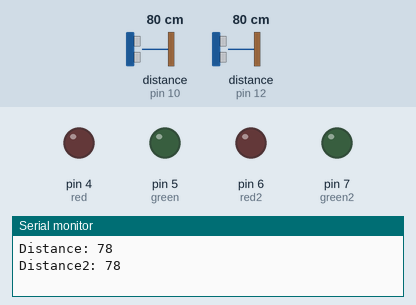
Simulated run of this sketch. Board: Arduino Uno, built with avr-gcc and run on an emulated ATmega328P. On the bench: output pins drawn as LEDs (lit = HIGH), the last lines printed to the serial monitor. Wiring (inferred from the names in the program): 2 × ultrasonic range finder: trigger pin 9, echo pin 10 / trigger pin 11, echo pin 12. The inputs (shaded band) are chosen by the test bench; at power-on: distance to the obstacle (sensors on pin 10, pin 12) 80 cm. The echo pulse lasts 58.3 µs per cm; pins used as bus, display or sensor lines are not drawn.

Above: at 0.1 s.
At 1.3 s:
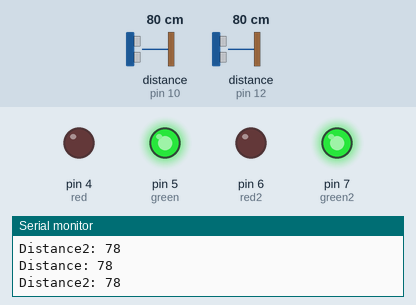
1.4 s: distance to the obstacle (sensor on pin 10) set to 34 cm
3.2 s: distance to the obstacle (sensor on pin 10) set to 27 cm
At 4.7 s:
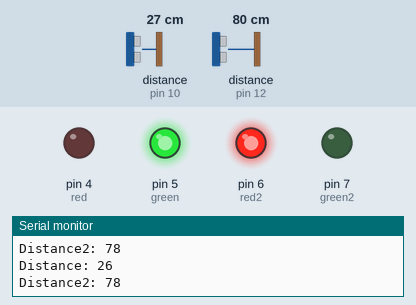
Timing chart, 0 to 6.2 s (numbered marks = the images above; inputs shaded):
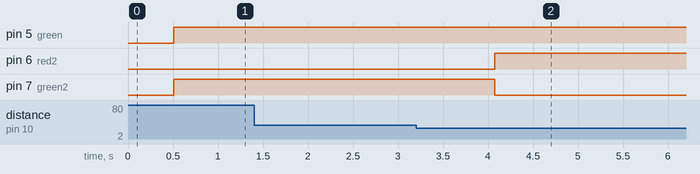

The sketch:

TrafficControl.ino
```cpp
const int trigPin = 9;
const int echoPin = 10;
const int trig = 11;
const int echo = 12;

int red=4;
int green=5;
int red2=6;
int green2=7;
int r=2;
int g=3;


long duration;
int distance;
long duration2;
int distance2;
void setup() {
pinMode(trigPin, OUTPUT);
pinMode(echoPin, INPUT);
pinMode(trig,OUTPUT);
pinMode(echo, INPUT);
pinMode(green, OUTPUT);
pinMode(red, OUTPUT);
pinMode(green2, OUTPUT);
pinMode(red2, OUTPUT);


Serial.begin(9600);
}
void loop() {
// First HC SR-04
digitalWrite(trigPin, LOW);
delayMicroseconds(2);
digitalWrite(trigPin, HIGH);
delayMicroseconds(10);
digitalWrite(trigPin, LOW);

duration = pulseIn(echoPin, HIGH);
distance= duration*0.034/2;


//second HC SR-04
digitalWrite(trig, LOW);
delayMicroseconds(2);
digitalWrite(trig, HIGH);
delayMicroseconds(10);
digitalWrite(trig, LOW);

duration2 = pulseIn(echo, HIGH);
distance2= duration2*0.034/2;


Serial.print("Distance: ");
Serial.println(distance);
Serial.print("Distance2: ");
Serial.println(distance2);
delay(500);


if (distance2 <30)
{
  digitalWrite(red, HIGH);
  digitalWrite(green,LOW);
  delay(5000);


  }
else
{

  digitalWrite(red, LOW);
  digitalWrite(green,HIGH);


  }


if (distance <30)
{
  digitalWrite(red2, HIGH);
  digitalWrite(green2,LOW);
  delay(5000);


  }
else
{

  digitalWrite(red2, LOW);
  digitalWrite(green2,HIGH);


  }


}
```

Measured:
- the behaviour switches between 31 and 30 cm on distance to the obstacle (sensor on pin 10) (found by bisection; images 1 and 2)
- after the input at 3.2 s, pin 6 (red2): LOW → HIGH after 0.87 s; pin 7 (green2): HIGH → LOW after 0.87 s
